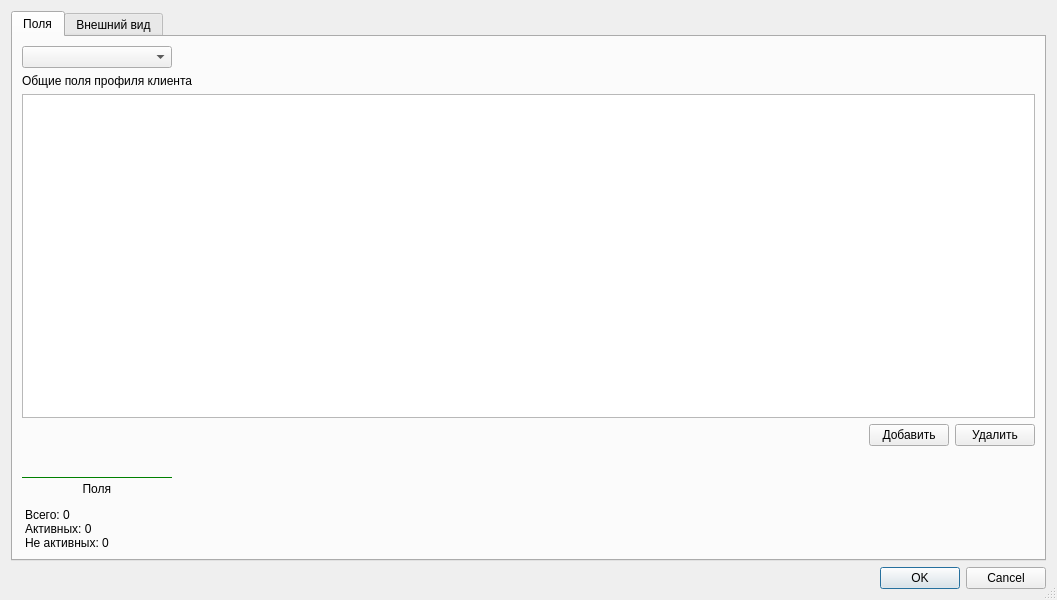
<?xml version="1.0" encoding="UTF-8"?>
<ui version="4.0">
 <class>SettingsWindow</class>
 <widget class="QDialog" name="SettingsWindow">
  <property name="geometry">
   <rect>
    <x>0</x>
    <y>0</y>
    <width>1057</width>
    <height>600</height>
   </rect>
  </property>
  <property name="minimumSize">
   <size>
    <width>800</width>
    <height>600</height>
   </size>
  </property>
  <property name="windowTitle">
   <string>IESAA | Настройки</string>
  </property>
  <property name="sizeGripEnabled">
   <bool>true</bool>
  </property>
  <layout class="QVBoxLayout" name="verticalLayout_2">
   <item>
    <widget class="QTabWidget" name="tabWidget">
     <property name="currentIndex">
      <number>0</number>
     </property>
     <widget class="QWidget" name="tab">
      <attribute name="title">
       <string>Поля</string>
      </attribute>
      <layout class="QVBoxLayout" name="verticalLayout">
       <item>
        <layout class="QHBoxLayout" name="horizontalLayout_3">
         <item>
          <widget class="QComboBox" name="comboBox">
           <property name="minimumSize">
            <size>
             <width>150</width>
             <height>0</height>
            </size>
           </property>
          </widget>
         </item>
         <item>
          <spacer name="horizontalSpacer_3">
           <property name="orientation">
            <enum>Qt::Horizontal</enum>
           </property>
           <property name="sizeHint" stdset="0">
            <size>
             <width>40</width>
             <height>20</height>
            </size>
           </property>
          </spacer>
         </item>
        </layout>
       </item>
       <item>
        <widget class="QLabel" name="label">
         <property name="minimumSize">
          <size>
           <width>200</width>
           <height>0</height>
          </size>
         </property>
         <property name="text">
          <string>Общие поля профиля клиента</string>
         </property>
        </widget>
       </item>
       <item>
        <widget class="QTableWidget" name="tableWidget">
         <property name="sortingEnabled">
          <bool>true</bool>
         </property>
        </widget>
       </item>
       <item>
        <layout class="QHBoxLayout" name="horizontalLayout">
         <item>
          <spacer name="horizontalSpacer">
           <property name="orientation">
            <enum>Qt::Horizontal</enum>
           </property>
           <property name="sizeHint" stdset="0">
            <size>
             <width>40</width>
             <height>20</height>
            </size>
           </property>
          </spacer>
         </item>
         <item>
          <widget class="QPushButton" name="pushButton">
           <property name="text">
            <string>Добавить</string>
           </property>
          </widget>
         </item>
         <item>
          <widget class="QPushButton" name="pushButton_3">
           <property name="text">
            <string>Удалить</string>
           </property>
          </widget>
         </item>
        </layout>
       </item>
       <item>
        <spacer name="verticalSpacer">
         <property name="orientation">
          <enum>Qt::Vertical</enum>
         </property>
         <property name="sizeType">
          <enum>QSizePolicy::Maximum</enum>
         </property>
         <property name="sizeHint" stdset="0">
          <size>
           <width>20</width>
           <height>25</height>
          </size>
         </property>
        </spacer>
       </item>
       <item>
        <layout class="QHBoxLayout" name="horizontalLayout_2">
         <item>
          <widget class="QLabel" name="label_2">
           <property name="sizePolicy">
            <sizepolicy hsizetype="Fixed" vsizetype="Preferred">
             <horstretch>0</horstretch>
             <verstretch>0</verstretch>
            </sizepolicy>
           </property>
           <property name="minimumSize">
            <size>
             <width>150</width>
             <height>0</height>
            </size>
           </property>
           <property name="styleSheet">
            <string notr="true">QLabel {
    border-top: 1px solid green;
    padding-top: 4px;
}</string>
           </property>
           <property name="text">
            <string>&lt;html&gt;&lt;head/&gt;&lt;body&gt;&lt;p align=&quot;center&quot;&gt;Поля &lt;/p&gt;&lt;p&gt;Всего: 0&lt;br/&gt;Активных: 0&lt;br/&gt;Не активных: 0 &lt;/p&gt;&lt;/body&gt;&lt;/html&gt;</string>
           </property>
          </widget>
         </item>
         <item>
          <spacer name="horizontalSpacer_2">
           <property name="orientation">
            <enum>Qt::Horizontal</enum>
           </property>
           <property name="sizeHint" stdset="0">
            <size>
             <width>40</width>
             <height>20</height>
            </size>
           </property>
          </spacer>
         </item>
        </layout>
       </item>
      </layout>
     </widget>
     <widget class="QWidget" name="tab_2">
      <attribute name="title">
       <string>Внешний вид</string>
      </attribute>
      <layout class="QHBoxLayout" name="horizontalLayout_6">
       <item>
        <spacer name="horizontalSpacer_5">
         <property name="orientation">
          <enum>Qt::Horizontal</enum>
         </property>
         <property name="sizeType">
          <enum>QSizePolicy::Maximum</enum>
         </property>
         <property name="sizeHint" stdset="0">
          <size>
           <width>5</width>
           <height>20</height>
          </size>
         </property>
        </spacer>
       </item>
       <item>
        <layout class="QVBoxLayout" name="verticalLayout_3">
         <item>
          <spacer name="verticalSpacer_2">
           <property name="orientation">
            <enum>Qt::Vertical</enum>
           </property>
           <property name="sizeType">
            <enum>QSizePolicy::Maximum</enum>
           </property>
           <property name="sizeHint" stdset="0">
            <size>
             <width>20</width>
             <height>15</height>
            </size>
           </property>
          </spacer>
         </item>
         <item>
          <layout class="QHBoxLayout" name="horizontalLayout_5">
           <item>
            <widget class="QComboBox" name="comboBox_2">
             <property name="minimumSize">
              <size>
               <width>250</width>
               <height>0</height>
              </size>
             </property>
            </widget>
           </item>
           <item>
            <spacer name="horizontalSpacer_4">
             <property name="orientation">
              <enum>Qt::Horizontal</enum>
             </property>
             <property name="sizeHint" stdset="0">
              <size>
               <width>40</width>
               <height>20</height>
              </size>
             </property>
            </spacer>
           </item>
          </layout>
         </item>
         <item>
          <widget class="QFrame" name="frame">
           <property name="sizePolicy">
            <sizepolicy hsizetype="Expanding" vsizetype="Expanding">
             <horstretch>0</horstretch>
             <verstretch>0</verstretch>
            </sizepolicy>
           </property>
           <property name="frameShape">
            <enum>QFrame::StyledPanel</enum>
           </property>
           <property name="frameShadow">
            <enum>QFrame::Plain</enum>
           </property>
           <layout class="QVBoxLayout" name="verticalLayout_6">
            <item>
             <spacer name="verticalSpacer_4">
              <property name="orientation">
               <enum>Qt::Vertical</enum>
              </property>
              <property name="sizeType">
               <enum>QSizePolicy::Maximum</enum>
              </property>
              <property name="sizeHint" stdset="0">
               <size>
                <width>20</width>
                <height>12</height>
               </size>
              </property>
             </spacer>
            </item>
            <item>
             <layout class="QVBoxLayout" name="verticalLayout_5">
              <item>
               <layout class="QHBoxLayout" name="horizontalLayout_4">
                <item>
                 <widget class="QLabel" name="label_3">
                  <property name="minimumSize">
                   <size>
                    <width>50</width>
                    <height>0</height>
                   </size>
                  </property>
                  <property name="text">
                   <string>Шрифт</string>
                  </property>
                 </widget>
                </item>
                <item>
                 <widget class="QLineEdit" name="lineEdit"/>
                </item>
                <item>
                 <widget class="QToolButton" name="toolButton">
                  <property name="text">
                   <string>...</string>
                  </property>
                 </widget>
                </item>
                <item>
                 <widget class="QPushButton" name="pushButton_2">
                  <property name="icon">
                   <iconset resource="../res/Res.qrc">
                    <normaloff>:/icons/black/Back</normaloff>:/icons/black/Back</iconset>
                  </property>
                  <property name="iconSize">
                   <size>
                    <width>12</width>
                    <height>12</height>
                   </size>
                  </property>
                 </widget>
                </item>
               </layout>
              </item>
              <item>
               <layout class="QHBoxLayout" name="horizontalLayout_13">
                <item>
                 <spacer name="horizontalSpacer_7">
                  <property name="orientation">
                   <enum>Qt::Horizontal</enum>
                  </property>
                  <property name="sizeType">
                   <enum>QSizePolicy::Maximum</enum>
                  </property>
                  <property name="sizeHint" stdset="0">
                   <size>
                    <width>60</width>
                    <height>20</height>
                   </size>
                  </property>
                 </spacer>
                </item>
                <item>
                 <layout class="QVBoxLayout" name="verticalLayout_4">
                  <item>
                   <layout class="QHBoxLayout" name="horizontalLayout_8">
                    <item>
                     <widget class="QLabel" name="label_4">
                      <property name="minimumSize">
                       <size>
                        <width>100</width>
                        <height>0</height>
                       </size>
                      </property>
                      <property name="text">
                       <string>Шрифт</string>
                      </property>
                     </widget>
                    </item>
                    <item>
                     <widget class="QFontComboBox" name="fontComboBox">
                      <property name="sizePolicy">
                       <sizepolicy hsizetype="Expanding" vsizetype="Fixed">
                        <horstretch>0</horstretch>
                        <verstretch>0</verstretch>
                       </sizepolicy>
                      </property>
                     </widget>
                    </item>
                    <item>
                     <widget class="QPushButton" name="pushButton_5">
                      <property name="icon">
                       <iconset resource="../res/Res.qrc">
                        <normaloff>:/icons/black/Back</normaloff>:/icons/black/Back</iconset>
                      </property>
                      <property name="iconSize">
                       <size>
                        <width>12</width>
                        <height>12</height>
                       </size>
                      </property>
                     </widget>
                    </item>
                   </layout>
                  </item>
                  <item>
                   <layout class="QHBoxLayout" name="horizontalLayout_7">
                    <item>
                     <widget class="QLabel" name="label_5">
                      <property name="minimumSize">
                       <size>
                        <width>100</width>
                        <height>0</height>
                       </size>
                      </property>
                      <property name="text">
                       <string>Размер</string>
                      </property>
                     </widget>
                    </item>
                    <item>
                     <widget class="QSpinBox" name="spinBox">
                      <property name="sizePolicy">
                       <sizepolicy hsizetype="Expanding" vsizetype="Fixed">
                        <horstretch>0</horstretch>
                        <verstretch>0</verstretch>
                       </sizepolicy>
                      </property>
                     </widget>
                    </item>
                    <item>
                     <widget class="QPushButton" name="pushButton_6">
                      <property name="icon">
                       <iconset resource="../res/Res.qrc">
                        <normaloff>:/icons/black/Back</normaloff>:/icons/black/Back</iconset>
                      </property>
                      <property name="iconSize">
                       <size>
                        <width>12</width>
                        <height>12</height>
                       </size>
                      </property>
                     </widget>
                    </item>
                   </layout>
                  </item>
                  <item>
                   <layout class="QHBoxLayout" name="horizontalLayout_9">
                    <item>
                     <widget class="QLabel" name="label_6">
                      <property name="minimumSize">
                       <size>
                        <width>100</width>
                        <height>0</height>
                       </size>
                      </property>
                      <property name="text">
                       <string>Жирный</string>
                      </property>
                     </widget>
                    </item>
                    <item>
                     <widget class="QCheckBox" name="checkBox">
                      <property name="sizePolicy">
                       <sizepolicy hsizetype="Expanding" vsizetype="Fixed">
                        <horstretch>0</horstretch>
                        <verstretch>0</verstretch>
                       </sizepolicy>
                      </property>
                      <property name="layoutDirection">
                       <enum>Qt::LeftToRight</enum>
                      </property>
                     </widget>
                    </item>
                    <item>
                     <widget class="QPushButton" name="pushButton_7">
                      <property name="icon">
                       <iconset resource="../res/Res.qrc">
                        <normaloff>:/icons/black/Back</normaloff>:/icons/black/Back</iconset>
                      </property>
                      <property name="iconSize">
                       <size>
                        <width>12</width>
                        <height>12</height>
                       </size>
                      </property>
                     </widget>
                    </item>
                   </layout>
                  </item>
                  <item>
                   <layout class="QHBoxLayout" name="horizontalLayout_10">
                    <item>
                     <widget class="QLabel" name="label_7">
                      <property name="minimumSize">
                       <size>
                        <width>100</width>
                        <height>0</height>
                       </size>
                      </property>
                      <property name="text">
                       <string>Курсив</string>
                      </property>
                     </widget>
                    </item>
                    <item>
                     <widget class="QCheckBox" name="checkBox_2">
                      <property name="sizePolicy">
                       <sizepolicy hsizetype="Expanding" vsizetype="Fixed">
                        <horstretch>0</horstretch>
                        <verstretch>0</verstretch>
                       </sizepolicy>
                      </property>
                      <property name="layoutDirection">
                       <enum>Qt::LeftToRight</enum>
                      </property>
                     </widget>
                    </item>
                    <item>
                     <widget class="QPushButton" name="pushButton_8">
                      <property name="icon">
                       <iconset resource="../res/Res.qrc">
                        <normaloff>:/icons/black/Back</normaloff>:/icons/black/Back</iconset>
                      </property>
                      <property name="iconSize">
                       <size>
                        <width>12</width>
                        <height>12</height>
                       </size>
                      </property>
                     </widget>
                    </item>
                   </layout>
                  </item>
                  <item>
                   <layout class="QHBoxLayout" name="horizontalLayout_11">
                    <item>
                     <widget class="QLabel" name="label_8">
                      <property name="minimumSize">
                       <size>
                        <width>100</width>
                        <height>0</height>
                       </size>
                      </property>
                      <property name="text">
                       <string>Подчеркнутый</string>
                      </property>
                     </widget>
                    </item>
                    <item>
                     <widget class="QCheckBox" name="checkBox_3">
                      <property name="sizePolicy">
                       <sizepolicy hsizetype="Expanding" vsizetype="Fixed">
                        <horstretch>0</horstretch>
                        <verstretch>0</verstretch>
                       </sizepolicy>
                      </property>
                      <property name="layoutDirection">
                       <enum>Qt::LeftToRight</enum>
                      </property>
                     </widget>
                    </item>
                    <item>
                     <widget class="QPushButton" name="pushButton_9">
                      <property name="icon">
                       <iconset resource="../res/Res.qrc">
                        <normaloff>:/icons/black/Back</normaloff>:/icons/black/Back</iconset>
                      </property>
                      <property name="iconSize">
                       <size>
                        <width>12</width>
                        <height>12</height>
                       </size>
                      </property>
                     </widget>
                    </item>
                   </layout>
                  </item>
                  <item>
                   <layout class="QHBoxLayout" name="horizontalLayout_12">
                    <item>
                     <widget class="QLabel" name="label_9">
                      <property name="minimumSize">
                       <size>
                        <width>100</width>
                        <height>0</height>
                       </size>
                      </property>
                      <property name="text">
                       <string>Зачеркнутый</string>
                      </property>
                     </widget>
                    </item>
                    <item>
                     <widget class="QCheckBox" name="checkBox_4">
                      <property name="sizePolicy">
                       <sizepolicy hsizetype="Expanding" vsizetype="Fixed">
                        <horstretch>0</horstretch>
                        <verstretch>0</verstretch>
                       </sizepolicy>
                      </property>
                      <property name="layoutDirection">
                       <enum>Qt::LeftToRight</enum>
                      </property>
                     </widget>
                    </item>
                    <item>
                     <widget class="QPushButton" name="pushButton_10">
                      <property name="icon">
                       <iconset resource="../res/Res.qrc">
                        <normaloff>:/icons/black/Back</normaloff>:/icons/black/Back</iconset>
                      </property>
                      <property name="iconSize">
                       <size>
                        <width>12</width>
                        <height>12</height>
                       </size>
                      </property>
                     </widget>
                    </item>
                   </layout>
                  </item>
                 </layout>
                </item>
               </layout>
              </item>
             </layout>
            </item>
            <item>
             <spacer name="verticalSpacer_6">
              <property name="orientation">
               <enum>Qt::Vertical</enum>
              </property>
              <property name="sizeType">
               <enum>QSizePolicy::Maximum</enum>
              </property>
              <property name="sizeHint" stdset="0">
               <size>
                <width>20</width>
                <height>5</height>
               </size>
              </property>
             </spacer>
            </item>
            <item>
             <widget class="Line" name="line">
              <property name="orientation">
               <enum>Qt::Horizontal</enum>
              </property>
             </widget>
            </item>
            <item>
             <layout class="QHBoxLayout" name="horizontalLayout_14">
              <item>
               <widget class="QLabel" name="label_10">
                <property name="minimumSize">
                 <size>
                  <width>60</width>
                  <height>0</height>
                 </size>
                </property>
                <property name="text">
                 <string>Цвет фона</string>
                </property>
               </widget>
              </item>
              <item>
               <widget class="QLineEdit" name="lineEdit_2"/>
              </item>
              <item>
               <widget class="QToolButton" name="toolButton_2">
                <property name="text">
                 <string>...</string>
                </property>
               </widget>
              </item>
              <item>
               <widget class="QPushButton" name="pushButton_4">
                <property name="icon">
                 <iconset resource="../res/Res.qrc">
                  <normaloff>:/icons/black/Back</normaloff>:/icons/black/Back</iconset>
                </property>
                <property name="iconSize">
                 <size>
                  <width>12</width>
                  <height>12</height>
                 </size>
                </property>
               </widget>
              </item>
             </layout>
            </item>
            <item>
             <spacer name="verticalSpacer_5">
              <property name="orientation">
               <enum>Qt::Vertical</enum>
              </property>
              <property name="sizeHint" stdset="0">
               <size>
                <width>20</width>
                <height>63</height>
               </size>
              </property>
             </spacer>
            </item>
           </layout>
          </widget>
         </item>
         <item>
          <spacer name="verticalSpacer_3">
           <property name="orientation">
            <enum>Qt::Vertical</enum>
           </property>
           <property name="sizeType">
            <enum>QSizePolicy::Maximum</enum>
           </property>
           <property name="sizeHint" stdset="0">
            <size>
             <width>20</width>
             <height>40</height>
            </size>
           </property>
          </spacer>
         </item>
        </layout>
       </item>
       <item>
        <spacer name="horizontalSpacer_6">
         <property name="orientation">
          <enum>Qt::Horizontal</enum>
         </property>
         <property name="sizeType">
          <enum>QSizePolicy::Maximum</enum>
         </property>
         <property name="sizeHint" stdset="0">
          <size>
           <width>15</width>
           <height>20</height>
          </size>
         </property>
        </spacer>
       </item>
      </layout>
     </widget>
    </widget>
   </item>
   <item>
    <widget class="QDialogButtonBox" name="buttonBox">
     <property name="orientation">
      <enum>Qt::Horizontal</enum>
     </property>
     <property name="standardButtons">
      <set>QDialogButtonBox::Cancel|QDialogButtonBox::Ok</set>
     </property>
    </widget>
   </item>
  </layout>
 </widget>
 <resources>
  <include location="../res/Res.qrc"/>
 </resources>
 <connections>
  <connection>
   <sender>buttonBox</sender>
   <signal>accepted()</signal>
   <receiver>SettingsWindow</receiver>
   <slot>accept()</slot>
   <hints>
    <hint type="sourcelabel">
     <x>248</x>
     <y>254</y>
    </hint>
    <hint type="destinationlabel">
     <x>157</x>
     <y>274</y>
    </hint>
   </hints>
  </connection>
  <connection>
   <sender>buttonBox</sender>
   <signal>rejected()</signal>
   <receiver>SettingsWindow</receiver>
   <slot>reject()</slot>
   <hints>
    <hint type="sourcelabel">
     <x>316</x>
     <y>260</y>
    </hint>
    <hint type="destinationlabel">
     <x>286</x>
     <y>274</y>
    </hint>
   </hints>
  </connection>
 </connections>
</ui>
